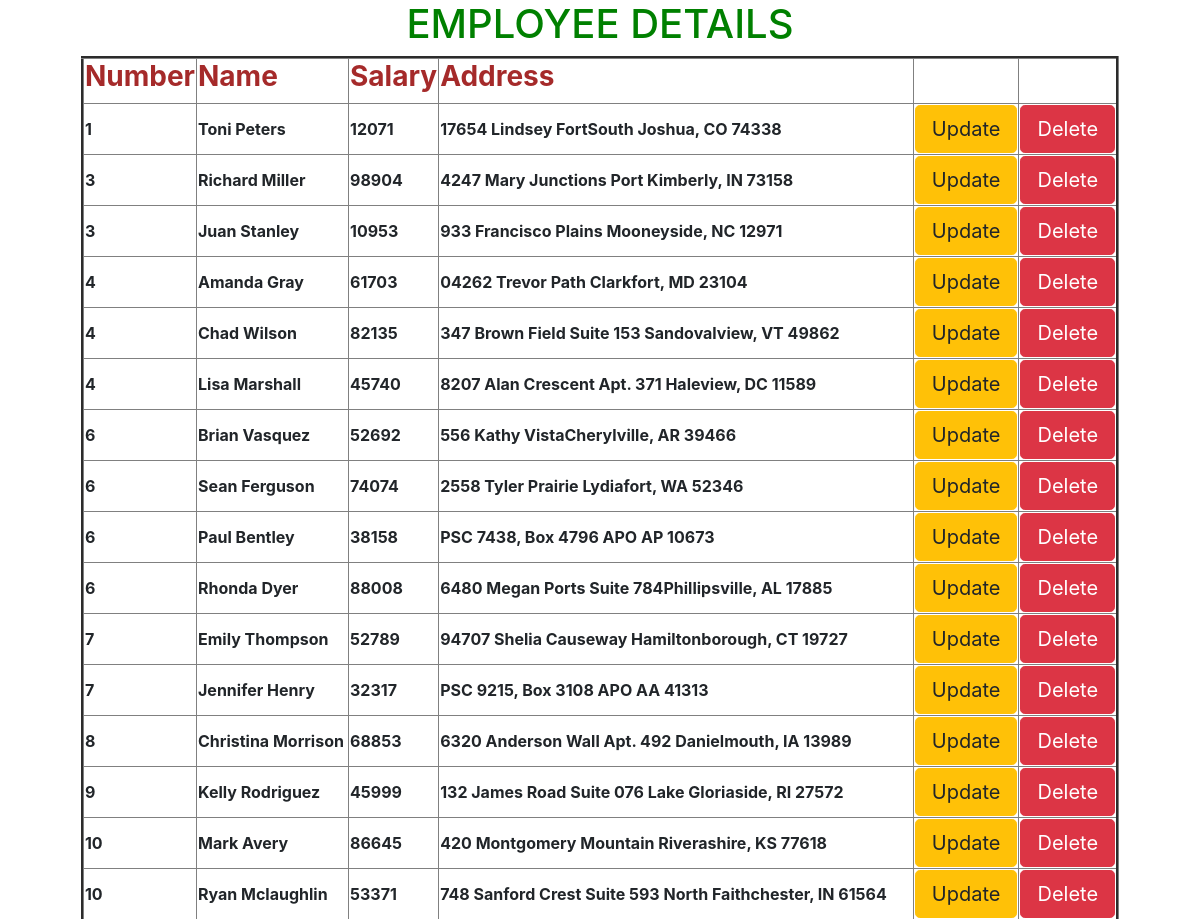
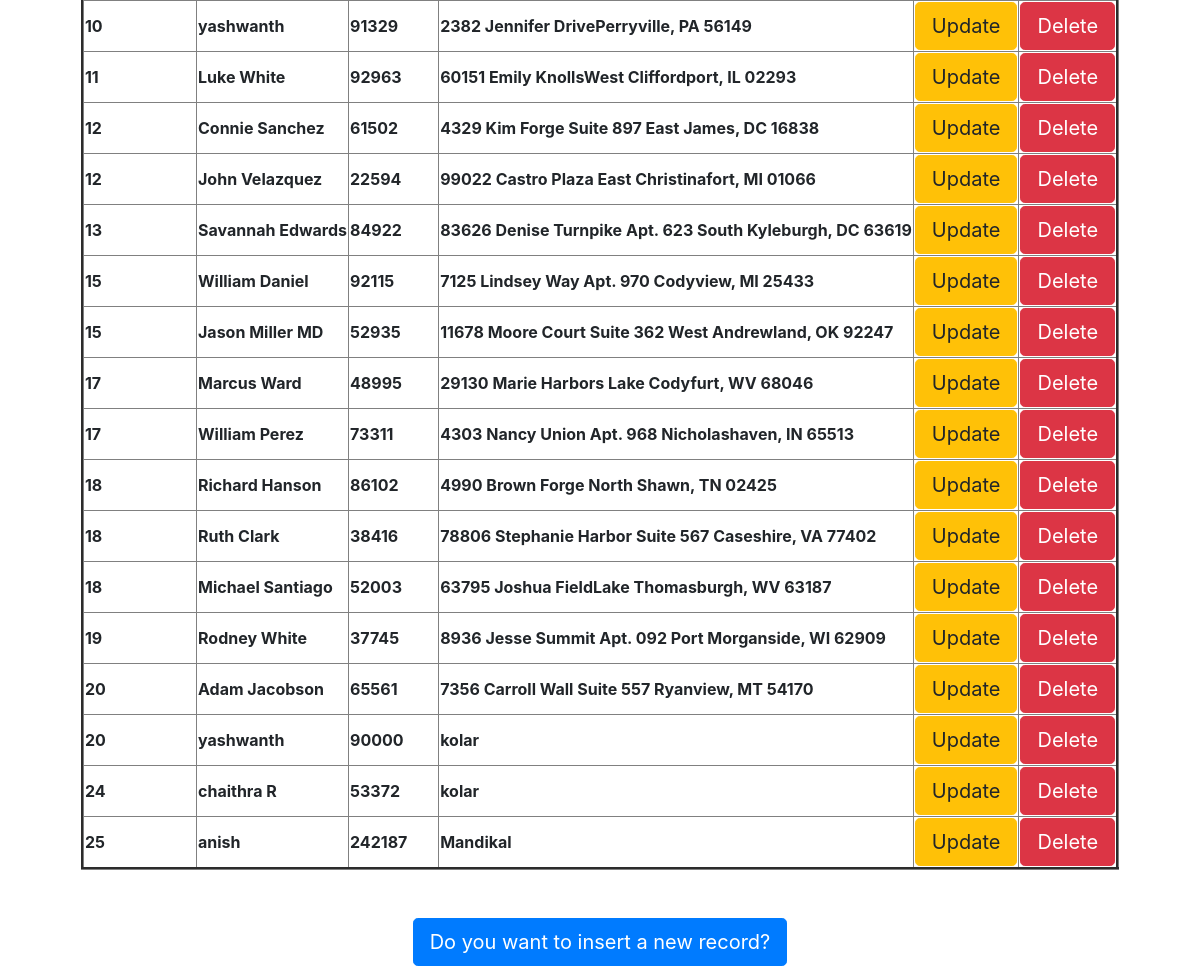
The page / on the database its author committed (2 pictures, top to bottom).
### myapp/models.py (models this page shows)
class Employee(models.Model):
	eno=models.IntegerField()
	ename=models.CharField(max_length=50)
	esal=models.IntegerField()
	eaddr=models.CharField(max_length=50)

### myapp/views.py (the view)
# urls.py: url(r'^$', views.display),
def display(request):
	e=Employee.objects.all().order_by('eno')
	d={'emp':e}
	return render(request,'myapp/index.html',d)

### templates/myapp/index.html (shortened to what this page needs)
<html>
    {%extends 'myapp/parent.html'%}
   {%block for_child%}
    <h1 style="color:green">EMPLOYEE DETAILS</h1>
   <table border="3">
     <tr style="color:brown">
         <th><h3><b>Number</b></h3></th>
         <th><h3><b>Name</b></h3></th>
         <th><h3><b>Salary</b></h3></th>
         <th><h3><b>Address</b></h3></th>
         <th></th>
         <th></th>
     </tr>
      {% for x in emp %}
     <tr>
         <td><b>{{x.eno}}</b></td>
         <td><b>{{x.ename}}</b></td>
         <td><b>{{x.esal}}</b></td>
         <td><b>{{x.eaddr}}</b></td>
         <td><a href="/update/{{x.id}}" class="btn btn-lg btn-warning">Update</a></td>
         <td><a href="/delete/{{x.id}}" class="btn btn-lg btn-danger">Delete</a></td>
       </tr>
        {%endfor%}
     </table> <br><br>
      <a href="/insert" class="btn btn-lg btn-primary">Do you want to insert a new record?</a>
    {%endblock%}

### templates/myapp/parent.html (shortened to what this page needs)
<html>
  <head>
         <link rel="stylesheet" href="https://cdn.jsdelivr.net/npm/bootstrap@4.5.3/dist/css/bootstrap.min.css">
    </head>
      <body>
        <div class="container" align="center">
          {% block for_child %}
          {% endblock %}
        </div>
    </body>
</html>

### rows shown on the page
Employee: eno "1", ename "Toni Peters", esal "12071", eaddr "17654 Lindsey FortSouth Joshua, CO 74338"
Employee: eno "3", ename "Richard Miller", esal "98904", eaddr "4247 Mary Junctions Port Kimberly, IN 73158"
Employee: eno "3", ename "Juan Stanley", esal "10953", eaddr "933 Francisco Plains Mooneyside, NC 12971"
Employee: eno "4", ename "Amanda Gray", esal "61703", eaddr "04262 Trevor Path Clarkfort, MD 23104"
Employee: eno "4", ename "Chad Wilson", esal "82135", eaddr "347 Brown Field Suite 153 Sandovalview, VT 49862"
Employee: eno "4", ename "Lisa Marshall", esal "45740", eaddr "8207 Alan Crescent Apt. 371 Haleview, DC 11589"
Employee: eno "6", ename "Brian Vasquez", esal "52692", eaddr "556 Kathy VistaCherylville, AR 39466"
Employee: eno "6", ename "Sean Ferguson", esal "74074", eaddr "2558 Tyler Prairie Lydiafort, WA 52346"
Employee: eno "6", ename "Paul Bentley", esal "38158", eaddr "PSC 7438, Box 4796 APO AP 10673"
Employee: eno "6", ename "Rhonda Dyer", esal "88008", eaddr "6480 Megan Ports Suite 784Phillipsville, AL 17885"
Employee: eno "7", ename "Emily Thompson", esal "52789", eaddr "94707 Shelia Causeway Hamiltonborough, CT 19727"
Employee: eno "7", ename "Jennifer Henry", esal "32317", eaddr "PSC 9215, Box 3108 APO AA 41313"
Employee: eno "8", ename "Christina Morrison", esal "68853", eaddr "6320 Anderson Wall Apt. 492 Danielmouth, IA 13989"
Employee: eno "9", ename "Kelly Rodriguez", esal "45999", eaddr "132 James Road Suite 076 Lake Gloriaside, RI 27572"
Employee: eno "10", ename "Mark Avery", esal "86645", eaddr "420 Montgomery Mountain Riverashire, KS 77618"
Employee: eno "10", ename "Ryan Mclaughlin", esal "53371", eaddr "748 Sanford Crest Suite 593 North Faithchester, IN 61564"
Employee: eno "10", ename "yashwanth", esal "91329", eaddr "2382 Jennifer DrivePerryville, PA 56149"
Employee: eno "11", ename "Luke White", esal "92963", eaddr "60151 Emily KnollsWest Cliffordport, IL 02293"
Employee: eno "12", ename "Connie Sanchez", esal "61502", eaddr "4329 Kim Forge Suite 897 East James, DC 16838"
Employee: eno "12", ename "John Velazquez", esal "22594", eaddr "99022 Castro Plaza East Christinafort, MI 01066"
Employee: eno "13", ename "Savannah Edwards", esal "84922", eaddr "83626 Denise Turnpike Apt. 623 South Kyleburgh, DC 63619"
Employee: eno "15", ename "William Daniel", esal "92115", eaddr "7125 Lindsey Way Apt. 970 Codyview, MI 25433"
Employee: eno "15", ename "Jason Miller MD", esal "52935", eaddr "11678 Moore Court Suite 362 West Andrewland, OK 92247"
Employee: eno "17", ename "Marcus Ward", esal "48995", eaddr "29130 Marie Harbors Lake Codyfurt, WV 68046"
Employee: eno "17", ename "William Perez", esal "73311", eaddr "4303 Nancy Union Apt. 968 Nicholashaven, IN 65513"
Employee: eno "18", ename "Richard Hanson", esal "86102", eaddr "4990 Brown Forge North Shawn, TN 02425"
Employee: eno "18", ename "Ruth Clark", esal "38416", eaddr "78806 Stephanie Harbor Suite 567 Caseshire, VA 77402"
Employee: eno "18", ename "Michael Santiago", esal "52003", eaddr "63795 Joshua FieldLake Thomasburgh, WV 63187"
Employee: eno "19", ename "Rodney White", esal "37745", eaddr "8936 Jesse Summit Apt. 092 Port Morganside, WI 62909"
Employee: eno "20", ename "Adam Jacobson", esal "65561", eaddr "7356 Carroll Wall Suite 557 Ryanview, MT 54170"
Employee: eno "20", ename "yashwanth", esal "90000", eaddr "kolar"
Employee: eno "24", ename "chaithra R", esal "53372", eaddr "kolar"
Employee: eno "25", ename "anish", esal "242187", eaddr "Mandikal"
